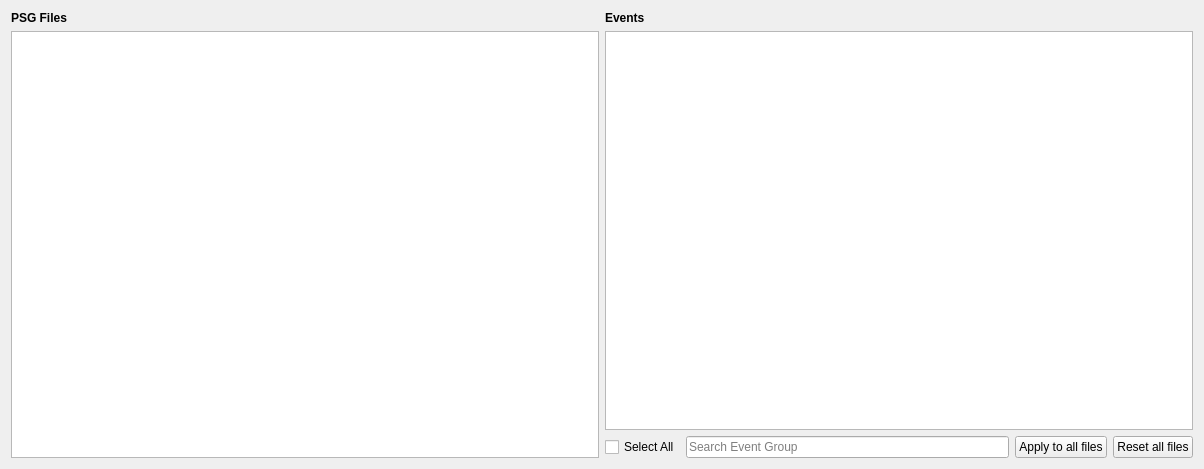
<ui version="4.0">
 <class>StadeSelection</class>
 <widget class="QWidget" name="StadeSelection">
  <property name="geometry">
   <rect>
    <x>0</x>
    <y>0</y>
    <width>1204</width>
    <height>469</height>
   </rect>
  </property>
  <property name="windowTitle">
   <string>Form</string>
  </property>
  <layout class="QHBoxLayout" name="horizontalLayout_2">
   <item>
    <layout class="QVBoxLayout" name="verticalLayout">
     <item>
      <widget class="QLabel" name="label">
       <property name="font">
        <font>
         <weight>75</weight>
         <bold>true</bold>
        </font>
       </property>
       <property name="text">
        <string>PSG Files</string>
       </property>
      </widget>
     </item>
     <item>
      <widget class="QListView" name="file_listview" />
     </item>
    </layout>
   </item>
   <item>
    <layout class="QVBoxLayout" name="verticalLayout_2">
     <item>
      <widget class="QLabel" name="label_2">
       <property name="font">
        <font>
         <weight>75</weight>
         <bold>true</bold>
        </font>
       </property>
       <property name="text">
        <string>Events</string>
       </property>
      </widget>
     </item>
     <item>
      <widget class="QListView" name="event_treeview">
       <property name="editTriggers">
        <set>QAbstractItemView::NoEditTriggers</set>
       </property>
       <property name="selectionMode">
        <enum>QAbstractItemView::NoSelection</enum>
       </property>
       <property name="selectionBehavior">
        <enum>QAbstractItemView::SelectItems</enum>
       </property>
      </widget>
     </item>
     <item>
      <layout class="QHBoxLayout" name="horizontalLayout">
       <item>
        <widget class="QCheckBox" name="select_all_checkBox">
         <property name="text">
          <string>Select All</string>
         </property>
        </widget>
       </item>
       <item>
        <widget class="QLineEdit" name="search_lineEdit">
         <property name="text">
          <string />
         </property>
         <property name="placeholderText">
          <string>Search Event Group</string>
         </property>
        </widget>
       </item>
       <item>
        <widget class="QPushButton" name="apply_all_pushButton">
         <property name="text">
          <string>Apply to all files</string>
         </property>
        </widget>
       </item>
       <item>
        <widget class="QPushButton" name="reset_all_files_pushButton">
         <property name="text">
          <string>Reset all files</string>
         </property>
        </widget>
       </item>
      </layout>
     </item>
    </layout>
   </item>
  </layout>
 <property name="styleSheet"><string>font: 12pt "Roboto";</string></property></widget>
 <resources><include location="../../../../../scinodes_poc/src/main/python/ui/themes/themes.qrc" /></resources>
 <connections>
  <connection>
   <sender>file_listview</sender>
   <signal>clicked(QModelIndex)</signal>
   <receiver>StadeSelection</receiver>
   <slot>on_file_selected()</slot>
   <hints>
    <hint type="sourcelabel">
     <x>109</x>
     <y>177</y>
    </hint>
    <hint type="destinationlabel">
     <x>213</x>
     <y>177</y>
    </hint>
   </hints>
  </connection>
  <connection>
   <sender>apply_all_pushButton</sender>
   <signal>clicked()</signal>
   <receiver>StadeSelection</receiver>
   <slot>on_apply_to_all_files()</slot>
   <hints>
    <hint type="sourcelabel">
     <x>411</x>
     <y>280</y>
    </hint>
    <hint type="destinationlabel">
     <x>240</x>
     <y>164</y>
    </hint>
   </hints>
  </connection>
  <connection>
   <sender>select_all_checkBox</sender>
   <signal>stateChanged(int)</signal>
   <receiver>StadeSelection</receiver>
   <slot>on_select_all_groups()</slot>
   <hints>
    <hint type="sourcelabel">
     <x>287</x>
     <y>280</y>
    </hint>
    <hint type="destinationlabel">
     <x>240</x>
     <y>164</y>
    </hint>
   </hints>
  </connection>
  <connection>
   <sender>reset_all_files_pushButton</sender>
   <signal>clicked()</signal>
   <receiver>StadeSelection</receiver>
   <slot>on_reset_all_files()</slot>
   <hints>
    <hint type="sourcelabel">
     <x>541</x>
     <y>404</y>
    </hint>
    <hint type="destinationlabel">
     <x>298</x>
     <y>226</y>
    </hint>
   </hints>
  </connection>
  <connection>
   <sender>search_lineEdit</sender>
   <signal>textEdited(QString)</signal>
   <receiver>StadeSelection</receiver>
   <slot>search_pattern_slot()</slot>
   <hints>
    <hint type="sourcelabel">
     <x>833</x>
     <y>416</y>
    </hint>
    <hint type="destinationlabel">
     <x>601</x>
     <y>234</y>
    </hint>
   </hints>
  </connection>
 </connections>
 <slots>
  <slot>on_file_selected()</slot>
  <slot>on_event_selected()</slot>
  <slot>on_select_all_groups()</slot>
  <slot>on_apply_to_all_files()</slot>
  <slot>on_reset_all_files()</slot>
  <slot>search_pattern_slot()</slot>
 </slots>
</ui>
